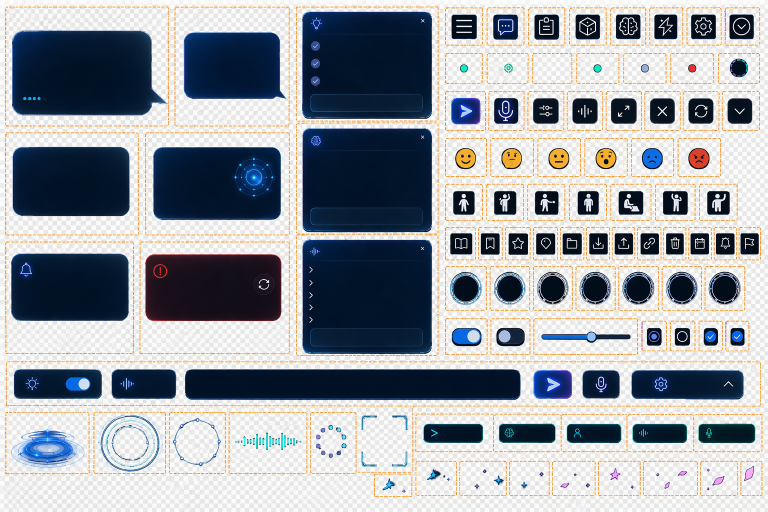
#> input picture web/images/sprite2.png, 1536 x 1024 px (shown at 1/2 size)
$ python sprite.py
#> lines starting #> are read from the running program, lines starting #| are printed output that depends on the picture; after the words box and inside, x2 and y2 are one past the last pixel; in counts of white or black regions, pixels touching at a corner belong together
import os
import json
import cv2
import numpy as np


INPUT_IMAGE = "sprite2.png"
OUTPUT_DIR = "sprite_output"
JSON_PATH = os.path.join(OUTPUT_DIR, "sprites.json")

# 是否保留橙色框
KEEP_BORDER = False

# 导出时向内收缩，避免把橙色线框一起裁进去
INNER_PADDING = 6

# 过滤过小噪点
MIN_BOX_W = 24
MIN_BOX_H = 24
MIN_AREA = 800


def ensure_dir(path: str):
    if not os.path.exists(path):
        os.makedirs(path)


def load_image_rgba(path: str):
    img = cv2.imread(path, cv2.IMREAD_UNCHANGED)
    if img is None:
        raise FileNotFoundError(f"无法读取图片: {path}")

    if img.shape[2] == 3:
        img = cv2.cvtColor(img, cv2.COLOR_BGR2BGRA)
    return img


def detect_orange_boxes(img_rgba: np.ndarray):
    """
    检测橙色分割线框，返回候选框列表 [x, y, w, h]
    """
    bgr = cv2.cvtColor(img_rgba, cv2.COLOR_BGRA2BGR)
    hsv = cv2.cvtColor(bgr, cv2.COLOR_BGR2HSV)

    # 橙色阈值，可按实际图微调
    lower_orange = np.array([8, 80, 120], dtype=np.uint8)
    upper_orange = np.array([30, 255, 255], dtype=np.uint8)

    mask = cv2.inRange(hsv, lower_orange, upper_orange)

    # 适配虚线框：先膨胀连通，再闭运算补断点
    kernel1 = cv2.getStructuringElement(cv2.MORPH_RECT, (5, 5))
    kernel2 = cv2.getStructuringElement(cv2.MORPH_RECT, (9, 9))
    mask = cv2.dilate(mask, kernel1, iterations=1)
    mask = cv2.morphologyEx(mask, cv2.MORPH_CLOSE, kernel2, iterations=2)

    contours, _ = cv2.findContours(mask, cv2.RETR_EXTERNAL, cv2.CHAIN_APPROX_SIMPLE)

    boxes = []
    for cnt in contours:
        x, y, w, h = cv2.boundingRect(cnt)
        area = w * h
        if w >= MIN_BOX_W and h >= MIN_BOX_H and area >= MIN_AREA:
            boxes.append((x, y, w, h))

    return boxes, mask


def sort_boxes_reading_order(boxes):
    """
    按从上到下、从左到右排序
    """
    if not boxes:
        return []

    boxes = sorted(boxes, key=lambda b: (b[1], b[0]))

    rows = []
    row_threshold = 20

    for box in boxes:
        x, y, w, h = box
        placed = False
        for row in rows:
            row_y = row[0][1]
            if abs(y - row_y) <= row_threshold:
                row.append(box)
                placed = True
                break
        if not placed:
            rows.append([box])

    sorted_boxes = []
    for row in rows:
        row.sort(key=lambda b: b[0])
        sorted_boxes.extend(row)

    return sorted_boxes


def crop_box(img_rgba: np.ndarray, box, keep_border=False, inner_padding=6):
    x, y, w, h = box

    if not keep_border:
        x += inner_padding
        y += inner_padding
        w -= inner_padding * 2
        h -= inner_padding * 2

    x = max(0, x)
    y = max(0, y)
    w = max(1, w)
    h = max(1, h)

    x2 = min(img_rgba.shape[1], x + w)
    y2 = min(img_rgba.shape[0], y + h)

    crop = img_rgba[y:y2, x:x2].copy()
    return crop, (x, y, x2 - x, y2 - y)


def trim_transparent(crop_rgba: np.ndarray):
    """
    去掉透明边缘，减少空白
    """
    alpha = crop_rgba[:, :, 3]
    coords = cv2.findNonZero(alpha)
    if coords is None:
        return crop_rgba, (0, 0, crop_rgba.shape[1], crop_rgba.shape[0])

    x, y, w, h = cv2.boundingRect(coords)
    trimmed = crop_rgba[y:y+h, x:x+w].copy()
    return trimmed, (x, y, w, h)


def main():
    ensure_dir(OUTPUT_DIR)

    img = load_image_rgba(INPUT_IMAGE)
#> in load_image_rgba, img is the input picture: shape (1024, 1536, 3); mean B, G, R 164.1, 158.4, 154.7
    boxes, mask = detect_orange_boxes(img)
#> in detect_orange_boxes, `hsv = cv2.cvtColor(bgr, cv2.COLOR_BGR2HSV)`: hsv: shape (1024, 1536, 3); mean H, S, V 62.5, 93.2, 172.7
#> in detect_orange_boxes, `mask = cv2.inRange(hsv, lower_orange, upper_orange)`:
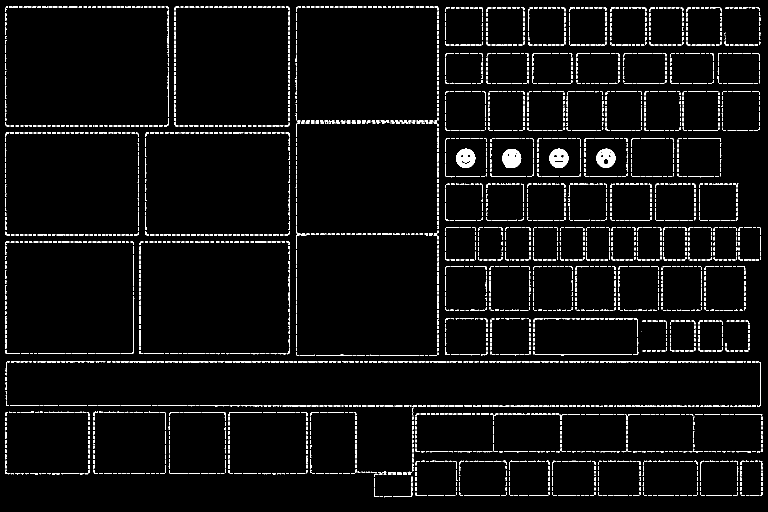
#> mask: shape (1024, 1536) (shown at 1/2 size); 4% white in thin lines or dots
#> in detect_orange_boxes, `mask = cv2.dilate(mask, kernel1, iterations=1)`:
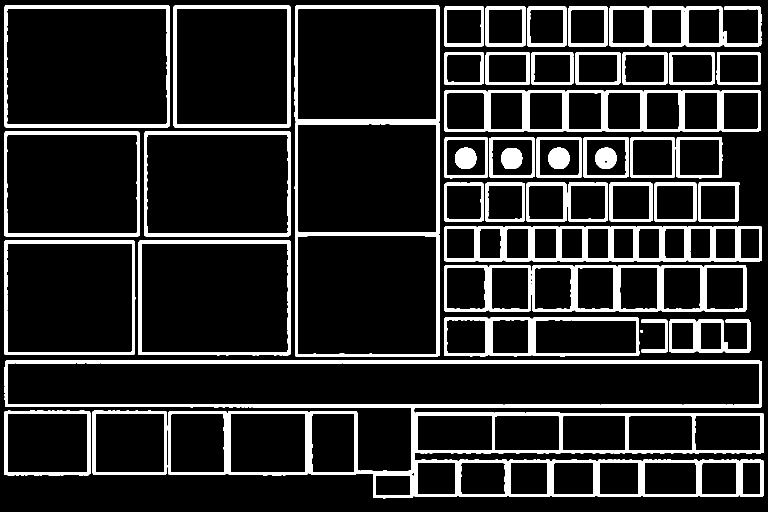
#> mask: shape (1024, 1536) (shown at 1/2 size); 14.5% white; 61 white regions, largest, box (x1, y1, x2, y2) and area: (9, 720, 1527, 997) 43065, (589, 11, 880, 714) 16407, (888, 452, 1524, 523) 15640
#> in detect_orange_boxes, `mask = cv2.morphologyEx(mask, cv2.MORPH_CLOSE, kernel2, iterations=2)`:
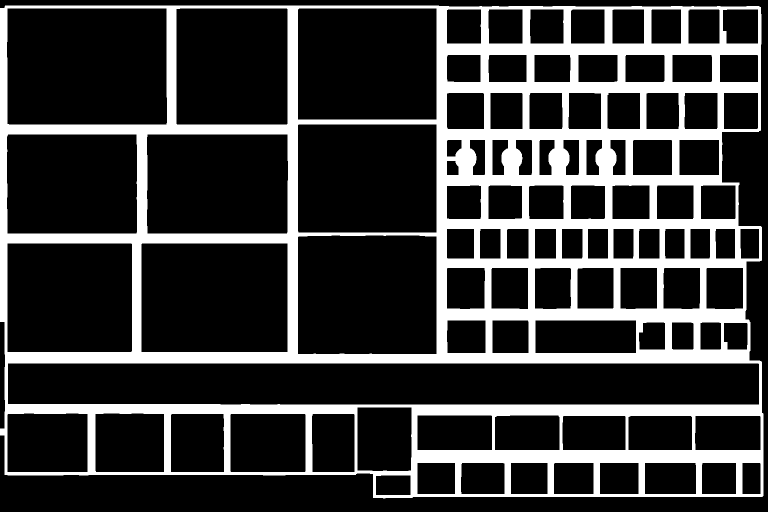
#> mask: shape (1024, 1536) (shown at 1/2 size); 22.3% white; 1 white region
#> in detect_orange_boxes, `contours, _ = cv2.findContours(mask, cv2.RETR_EXTERNAL, cv2.CHAIN_APPR..`: contours = 1 contour; box (x1, y1, x2, y2) and area: (0, 11, 1527, 997) 1441450
#> the loop in detect_orange_boxes, `for cnt in contours:` made 1 pass
#> (x, y, w, h, area) on pass 1: (0, 11, 1527, 986, 1505622)
#> after the loop in detect_orange_boxes, `for cnt in contours:`: boxes = [(0, 11, 1527, 986)]
#> boxes = [(0, 11, 1527, 986)]
    boxes = sort_boxes_reading_order(boxes)
#> the loop in sort_boxes_reading_order, `for box in boxes:` made 1 pass
#> after the loop in sort_boxes_reading_order, `for box in boxes:`: rows = [[(0, 11, 1527, 986)]]
#> the loop in sort_boxes_reading_order, `for row in rows:` made 1 pass
#> after the loop in sort_boxes_reading_order, `for row in rows:`: sorted_boxes = [(0, 11, 1527, 986)]

    debug_mask_path = os.path.join(OUTPUT_DIR, "_debug_orange_mask.png")
    cv2.imwrite(debug_mask_path, mask)

    debug_preview = img.copy()
    for i, (x, y, w, h) in enumerate(boxes):
        cv2.rectangle(debug_preview, (x, y), (x + w, y + h), (0, 255, 0, 255), 2)
        cv2.putText(
            debug_preview,
            str(i),
            (x + 6, y + 24),
            cv2.FONT_HERSHEY_SIMPLEX,
            0.7,
            (0, 255, 0, 255),
            2,
            cv2.LINE_AA
        )
#> this loop made 1 pass
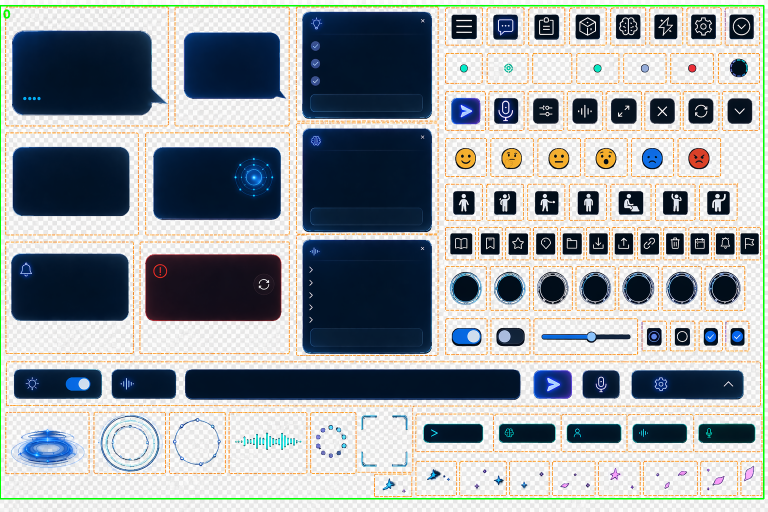
#> debug_preview: shape (1024, 1536, 4) (shown at 1/2 size); mean B, G, R, A 161.9, 158.5, 152.5, 255

    debug_preview_path = os.path.join(OUTPUT_DIR, "_debug_detected_boxes.png")
    cv2.imwrite(debug_preview_path, debug_preview)

    metadata = {
        "source": INPUT_IMAGE,
        "count": 0,
        "sprites": []
    }

    for i, box in enumerate(boxes):
        crop, cropped_rect = crop_box(
            img,
            box,
            keep_border=KEEP_BORDER,
            inner_padding=INNER_PADDING
        )

        trimmed, trim_rect = trim_transparent(crop)

        name = f"sprite_{i:03d}.png"
        out_path = os.path.join(OUTPUT_DIR, name)
        cv2.imwrite(out_path, trimmed)

        bx, by, bw, bh = box
        cx, cy, cw, ch = cropped_rect
        tx, ty, tw, th = trim_rect

        metadata["sprites"].append({
            "id": i,
            "file": name,
            "box_raw": {"x": int(bx), "y": int(by), "w": int(bw), "h": int(bh)},
            "box_cropped": {"x": int(cx), "y": int(cy), "w": int(cw), "h": int(ch)},
            "trim_in_crop": {"x": int(tx), "y": int(ty), "w": int(tw), "h": int(th)},
            "final_size": {"w": int(trimmed.shape[1]), "h": int(trimmed.shape[0])}
        })
#> this loop made 1 pass
#> (x2 in crop_box, y2 in crop_box, name, bx) on pass 1: (1521, 991, 'sprite_000.png', 0)
#> pass 1, in crop_box, `crop = img_rgba[y:y2, x:x2].copy()`:
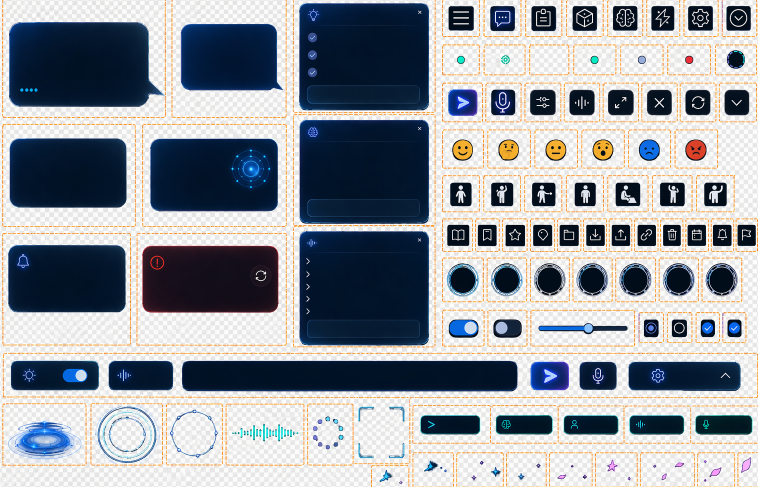
#> crop: shape (974, 1515, 4) (shown at 1/2 size); mean B, G, R, A 159.3, 153, 148.9, 255

    metadata["count"] = len(metadata["sprites"])

    with open(JSON_PATH, "w", encoding="utf-8") as f:
        json.dump(metadata, f, ensure_ascii=False, indent=2)

    print(f"完成，共导出 {metadata['count']} 个精灵。")
    print(f"输出目录: {OUTPUT_DIR}")
#| 输出目录: sprite_output
    print(f"调试图: {debug_preview_path}")
    print(f"配置文件: {JSON_PATH}")


if __name__ == "__main__":
    main()
